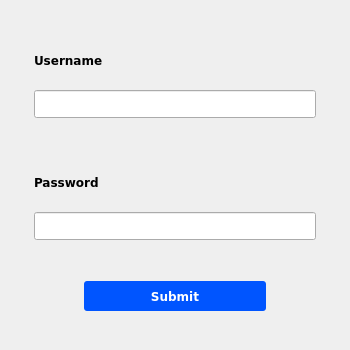
<?xml version="1.0" encoding="UTF-8"?>
<ui version="4.0">
 <class>Login</class>
 <widget class="QWidget" name="Login">
  <property name="geometry">
   <rect>
    <x>0</x>
    <y>0</y>
    <width>350</width>
    <height>350</height>
   </rect>
  </property>
  <property name="windowTitle">
   <string>Form</string>
  </property>
  <layout class="QVBoxLayout" name="verticalLayout_2">
   <item alignment="Qt::AlignHCenter">
    <widget class="QFrame" name="frame">
     <property name="minimumSize">
      <size>
       <width>300</width>
       <height>0</height>
      </size>
     </property>
     <property name="maximumSize">
      <size>
       <width>16777215</width>
       <height>100</height>
      </size>
     </property>
     <property name="frameShape">
      <enum>QFrame::NoFrame</enum>
     </property>
     <property name="frameShadow">
      <enum>QFrame::Raised</enum>
     </property>
     <layout class="QVBoxLayout" name="verticalLayout_3">
      <item>
       <widget class="QLabel" name="lb_username">
        <property name="maximumSize">
         <size>
          <width>200</width>
          <height>50</height>
         </size>
        </property>
        <property name="font">
         <font>
          <family>DejaVu Sans</family>
          <weight>75</weight>
          <bold>true</bold>
         </font>
        </property>
        <property name="text">
         <string>Username</string>
        </property>
       </widget>
      </item>
      <item>
       <widget class="QLineEdit" name="le_username">
        <property name="styleSheet">
         <string notr="true">QLineEdit {
	padding: 5px;
}</string>
        </property>
       </widget>
      </item>
     </layout>
    </widget>
   </item>
   <item alignment="Qt::AlignHCenter">
    <widget class="QFrame" name="frame_2">
     <property name="minimumSize">
      <size>
       <width>300</width>
       <height>0</height>
      </size>
     </property>
     <property name="maximumSize">
      <size>
       <width>16777215</width>
       <height>100</height>
      </size>
     </property>
     <property name="frameShape">
      <enum>QFrame::NoFrame</enum>
     </property>
     <property name="frameShadow">
      <enum>QFrame::Raised</enum>
     </property>
     <layout class="QVBoxLayout" name="verticalLayout_4">
      <item>
       <widget class="QLabel" name="lb_password">
        <property name="maximumSize">
         <size>
          <width>200</width>
          <height>50</height>
         </size>
        </property>
        <property name="font">
         <font>
          <family>DejaVu Sans</family>
          <weight>75</weight>
          <bold>true</bold>
         </font>
        </property>
        <property name="text">
         <string>Password</string>
        </property>
       </widget>
      </item>
      <item>
       <widget class="QLineEdit" name="le_password">
        <property name="styleSheet">
         <string notr="true">QLineEdit {
	padding: 5px;
}</string>
        </property>
        <property name="echoMode">
         <enum>QLineEdit::Password</enum>
        </property>
       </widget>
      </item>
     </layout>
    </widget>
   </item>
   <item alignment="Qt::AlignHCenter">
    <widget class="QFrame" name="frame_3">
     <property name="minimumSize">
      <size>
       <width>200</width>
       <height>0</height>
      </size>
     </property>
     <property name="maximumSize">
      <size>
       <width>500</width>
       <height>50</height>
      </size>
     </property>
     <property name="frameShape">
      <enum>QFrame::NoFrame</enum>
     </property>
     <property name="frameShadow">
      <enum>QFrame::Raised</enum>
     </property>
     <layout class="QVBoxLayout" name="verticalLayout_5">
      <item>
       <widget class="QPushButton" name="pb_submit">
        <property name="minimumSize">
         <size>
          <width>0</width>
          <height>0</height>
         </size>
        </property>
        <property name="maximumSize">
         <size>
          <width>200</width>
          <height>30</height>
         </size>
        </property>
        <property name="font">
         <font>
          <family>DejaVu Sans</family>
          <weight>75</weight>
          <bold>true</bold>
         </font>
        </property>
        <property name="styleSheet">
         <string notr="true">QPushButton {
	border-radius: 3px;
	background: rgb(0, 85, 255);
	color: white;
}

QPushButton:hover {
	background: rgba(0, 85, 255, 220);
}

QPushButton:pressed {
	background: rgba(0, 85, 255, 200);
}
</string>
        </property>
        <property name="text">
         <string>Submit</string>
        </property>
       </widget>
      </item>
     </layout>
    </widget>
   </item>
  </layout>
 </widget>
 <resources/>
 <connections/>
</ui>
